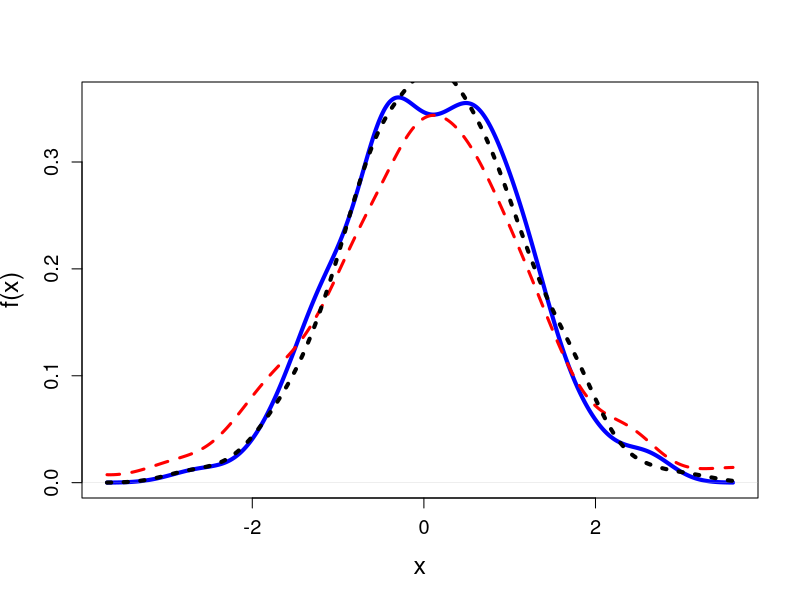

R code for this plot:
# Close windows and clear variables
rm(list = ls(all = TRUE))
graphics.off()

n_1 = 300
obs = rnorm(n_1, 0, 1)
den_x = density(obs, kernel = "gaussian", bw = "nrd0")
plot(den_x, lwd = 4, lty = 1, col = "blue", cex.axis = 1.2, font.axis = 1, cex.lab = 1.5, las = 0, xlab = "x", ylab = "f(x)", 
    main = "")

n = 1000
z = rt(n, 3)
h = den_x$bw
g = 1:512

for (j in 1:length(den_x$x)) {
    sum_k = 0
    for (i in 1:length(z)) {
        u = (den_x$x[j] - z[i])/h
        k = exp(-u^2/2)/sqrt(2 * pi)
        sum_k = sum_k + k
    }
    g[j] = 1/(h * length(z)) * sum_k
}

lines(den_x$x, g, lwd = 3, lty = 2, col = "red")
mu = mean(obs)
sd = sd(obs)
q = rnorm(n, mu, sd)
f = 1:512

for (j in 1:length(den_x$x)) {
    sum_k = 0
    for (i in 1:length(q)) {
        u = (den_x$x[j] - q[i])/h
        k = exp(-u^2/2)/sqrt(2 * pi)
        sum_k = sum_k + k
    }
    f[j] = 1/(h * length(q)) * sum_k
}

lines(den_x$x, f, lwd = 4, lty = 3, col = "black")
